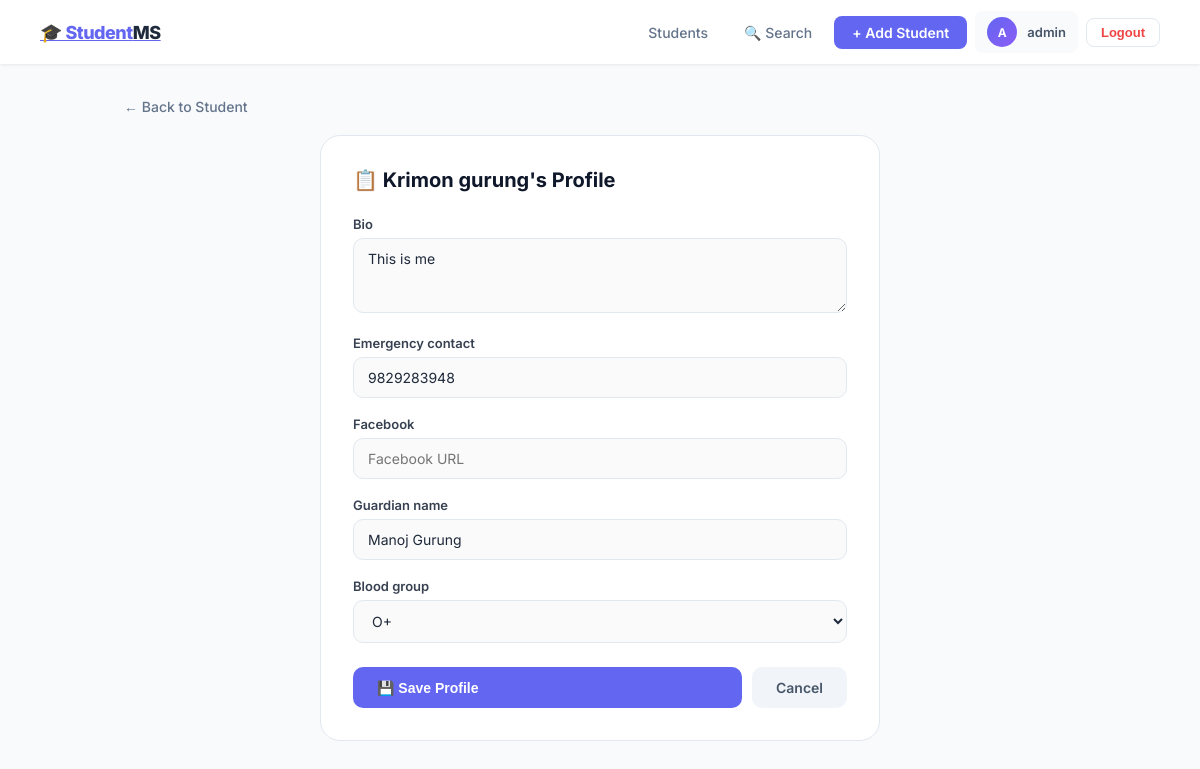
The app's page /students/krimon-grade-12/profile/ (signed in) with its own data.
### core/models.py (models this page shows, shortened)
class BaseModel(models.Model):
    created_at = models.DateTimeField(auto_now_add=True)
    updated_at = models.DateTimeField(auto_now=True)
    is_active = models.BooleanField(default=True)
    class Meta:
        abstract = True

class Student(BaseModel):
    GENDER_CHOICES = [
        ('male', 'Male'),
        ('female', 'Female'),
        ('other', 'Other'),
    ]
    GRADE_CHOICES = [
        ('grade_9', 'Grade 9'),
        ('grade_10', 'Grade 10'),
        ('grade_11', 'Grade 11'),
        ('grade_12', 'Grade 12'),
    ]
    full_name = models.CharField(max_length=200)
    email = models.EmailField(unique=True)
    phone = models.CharField(max_length=15)
    gender = models.CharField(max_length=10, choices=GENDER_CHOICES)
    grade = models.CharField(max_length=20, choices=GRADE_CHOICES)
    address = models.TextField()
    slug = models.SlugField(unique=True)
    profile_photo = models.ImageField(
        upload_to='students/',
        blank=True,
        null=True
    )
    enrolled_at = models.DateTimeField(auto_now_add=True)

class StudentProfile(BaseModel):
    student = models.OneToOneField(
        Student,
        on_delete=models.CASCADE,
        related_name='profile'
    )
    bio = models.TextField(blank=True, null=True)
    emergency_contact = models.CharField(max_length=15, blank=True, null=True)
    facebook = models.URLField(blank=True, null=True)
    guardian_name = models.CharField(max_length=200, blank=True, null=True)
    blood_group = models.CharField(
        max_length=5,
        blank=True,
        null=True,
        choices=[
            ('A+', 'A+'), ('A-', 'A-'),
            ('B+', 'B+'), ('B-', 'B-'),
            ('O+', 'O+'), ('O-', 'O-'),
            ('AB+', 'AB+'), ('AB-', 'AB-'),
        ]
    )

### core/views.py (the view)
# urls.py: path('<slug:slug>/profile/', views.student_profile, name='student_profile'),
@login_required
def student_profile(request, slug):
    student = get_object_or_404(Student, slug=slug)
    try:
        profile = student.profile
    except StudentProfile.DoesNotExist:
        profile = None
    if request.method == 'POST':
        if profile:
            form = StudentProfileForm(request.POST, instance=profile)
        else:
            form = StudentProfileForm(request.POST)
        if form.is_valid():
            profile_obj = form.save(commit=False)
            profile_obj.student = student
            profile_obj.save()
            messages.success(request, "Profile successfully saved!")
            return redirect('student_detail', slug=slug)
        else:
            messages.error(request, "Please fix the errors below.")
    else:
        if profile:
            form = StudentProfileForm(instance=profile)
        else:
            form = StudentProfileForm()
    context = {'form': form, 'student': student}
    return render(request, 'core/student_profile.html', context)

### core/forms.py
class StudentProfileForm(forms.ModelForm):
    class Meta:
        model = StudentProfile
        fields = [
            'bio', 'emergency_contact',
            'facebook', 'guardian_name', 'blood_group'
        ]
        widgets = {
            'bio': forms.Textarea(attrs={'placeholder': 'Short bio...', 'class': 'form-input', 'rows': 3}),
            'emergency_contact': forms.TextInput(attrs={'placeholder': 'Emergency Contact Number', 'class': 'form-input'}),
            'facebook': forms.URLInput(attrs={'placeholder': 'Facebook URL', 'class': 'form-input'}),
            'guardian_name': forms.TextInput(attrs={'placeholder': 'Guardian Name', 'class': 'form-input'}),
            'blood_group': forms.Select(attrs={'class': 'form-input'}),
        }

### templates/core/student_profile.html (shortened to what this page needs)
{% extends 'core/base.html' %}
{% block content %}
<a href="{% url 'student_detail' student.slug %}" class="back-link">← Back to Student</a>
<div class="form-card">
    <h2 class="form-title">📋 {{ student.full_name }}'s Profile</h2>
    <form method="POST">
        {% for field in form %}
            <div class="form-group">
                <label>{{ field.label }}</label>
                {{ field }}
            </div>
        {% endfor %}
        <div class="form-actions">
            <button type="submit" class="btn btn-primary btn-lg" style="flex:1;">
                💾 Save Profile
            </button>
            <a href="{% url 'student_detail' student.slug %}" class="btn btn-secondary btn-lg">
                Cancel
            </a>
        </div>
    </form>
</div>
{% endblock %}

### templates/core/navbar.html (shortened to what this page needs)
<nav>
    <a href="{% url 'student_list' %}" class="nav-logo">
        🎓 Student<span>MS</span>
    </a>
    <div class="nav-links">
        <a href="{% url 'student_list' %}" class="nav-link">Students</a>
        <a href="{% url 'student_search' %}" class="nav-link">🔍 Search</a>
        <a href="{% url 'student_create' %}" class="nav-btn">+ Add Student</a>
        {% if request.user.is_authenticated %}
            <div class="nav-user">
                <div class="nav-avatar">
                    {{ request.user.username|first|upper }}
                </div>
                {{ request.user.username }}
            </div>
            <form method="POST" action="{% url 'logout_view' %}" style="margin:0;">
                <button type="submit" class="logout-btn">Logout</button>
            </form>
        {% endif %}
    </div>
</nav>

### templates/core/base.html (style rules this page uses)
* { box-sizing: border-box; margin: 0; padding: 0; }
body { font-family: 'Inter', sans-serif; background: #f8fafc; color: #1e293b; min-height: 100vh; }
nav { background: #ffffff; padding: 0 40px; height: 64px; display: flex; justify-content: space-between; align-items: center; box-shadow: 0 1px 3px rgba(0,0,0,0.08); position: sticky; top: 0; z-index: 100; }
.nav-logo { font-size: 18px; font-weight: 800; color: #6366f1; letter-spacing: -0.5px; }
.nav-logo span { color: #1e293b; }
.nav-links { display: flex; align-items: center; gap: 8px; }
.nav-link { color: #64748b; text-decoration: none; font-size: 14px; font-weight: 500; padding: 8px 14px; border-radius: 8px; transition: all 0.2s; }
.nav-btn { background: #6366f1; color: #fff !important; padding: 8px 18px; border-radius: 8px; text-decoration: none; font-size: 14px; font-weight: 600; transition: all 0.2s; border: none; cursor: pointer; }
.nav-user { display: flex; align-items: center; gap: 10px; padding: 6px 12px; background: #f8fafc; border-radius: 8px; font-size: 13px; font-weight: 600; color: #475569; }
.nav-avatar { width: 30px; height: 30px; background: linear-gradient(135deg, #6366f1, #8b5cf6); border-radius: 50%; display: flex; align-items: center; justify-content: center; color: #fff; font-size: 12px; font-weight: 700; }
.logout-btn { background: none; border: 1px solid #e2e8f0; color: #ef4444; padding: 6px 14px; border-radius: 8px; font-size: 13px; font-weight: 600; cursor: pointer; transition: all 0.2s; }
.btn { display: inline-flex; align-items: center; gap: 6px; padding: 8px 16px; border-radius: 8px; font-size: 13px; font-weight: 600; text-decoration: none; transition: all 0.2s; border: none; cursor: pointer; }
.btn-primary { background: #6366f1; color: #fff; }
.btn-secondary { background: #f1f5f9; color: #475569; }
.btn-lg { padding: 12px 24px; font-size: 14px; border-radius: 10px; }
.form-card { background: #fff; border: 1px solid #e2e8f0; border-radius: 20px; padding: 32px; max-width: 560px; margin: 0 auto; }
.form-title { font-size: 20px; font-weight: 700; color: #0f172a; margin-bottom: 24px; }
.form-group { margin-bottom: 18px; }
.form-group label { display: block; font-size: 13px; font-weight: 600; color: #374151; margin-bottom: 6px; }
.form-input { width: 100%; padding: 11px 14px; border: 1.5px solid #e2e8f0; border-radius: 10px; font-size: 14px; font-family: 'Inter', sans-serif; color: #1e293b; background: #fafafa; outline: none; transition: all 0.2s; }
.form-actions { display: flex; gap: 10px; margin-top: 24px; }
.back-link { display: inline-flex; align-items: center; gap: 6px; color: #64748b; text-decoration: none; font-size: 14px; font-weight: 500; margin-bottom: 20px; transition: color 0.2s; }

### records on screen
Student: full_name "Krimon gurung"
StudentProfile: form "This is me" "9829283948" "Manoj Gurung" "O+"

### other values on screen
{{ request.user.username|first|upper }} "A"
{{ request.user.username }} "admin"
{{ field.label }} "Bio" "Emergency contact" "Facebook" "Guardian name" "Blood group"
